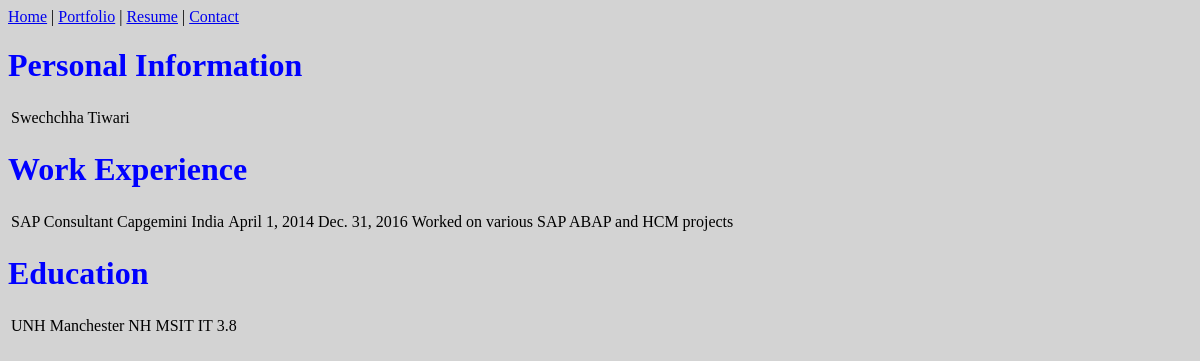
Screenshot of /resume/ with the database file from the repository.
### resume/models.py (models this page shows, shortened)
class Resume(models.Model):
    first_name = models.CharField(max_length=64, null=False, blank=False)
    last_name = models.CharField(max_length=64, null=False, blank=False)
    def get_full_name(self):
        return "{} {}".format(self.first_name,self.last_name)
    def get_experience(self):
        return self.experience_set.all()
    def get_education(self):
        return self.education_set.all()

class Experience(models.Model):
    resume = models.ForeignKey(Resume, on_delete=models.CASCADE, default=1)
    title = models.CharField(max_length=64, null=False, blank=False)
    location = models.CharField(max_length=64, null=False, blank=False)
    start_date = models.DateField()
    end_date = models.DateField()
    description = models.CharField(max_length=255, null=False, blank=True)

class Education(models.Model):
    resume = models.ForeignKey(Resume, on_delete=models.CASCADE, default=1)
    institution_name = models.CharField(max_length=64, null=False, blank=False)
    location = models.CharField(max_length=64, null=False, blank=False)
    degree = models.CharField(max_length=255, null=False, blank=False)
    major = models.CharField(max_length=255, null=False, blank=False)
    gpa = models.FloatField(null = False, blank = False)

### resume/views.py (the view)
# urls.py: 2. Add a URL to urlpatterns:  path('', views.home, name='home')
def home(request):
    resume_qs = Resume.objects.first()
    context = {'res': resume_qs}
    return render(request, 'resume/home.html', context)

### resume/templates/resume/home.html
{% extends 'base.html' %}
{% block content %}
{% if res %}
<H1 style="color:blue;"> Personal Information </H1>
<TABLE>
    <TR>
        <TD>{{res.get_full_name}}</TD>
    </TR>
</TABLE>
{% else %}
<h1>No Data Found! Contact an Admin!</h1>
{% endif %}
{% if res %}
<H1 style="color:blue;"> Work Experience </H1>
{% for exp_new in res.get_experience %}
<TABLE>
    <TR>
        <TD>{{exp_new.title}}</TD>
        <TD>{{exp_new.location}}</TD>
        <TD>{{exp_new.start_date}}</TD>
        <TD>{{exp_new.end_date}}</TD>
        <TD>{{exp_new.description}}</TD>
    </TR>
</TABLE>
{% endfor %}
{% else %}
<h1>No Data Found! Contact an Admin!</h1>
{% endif %}
{% if res %}
<H1 style="color:blue;"> Education </H1>
{% for edu_new in res.get_education %}
<TABLE>
    <TR>
        <TD>{{edu_new.institution_name}}</TD>
        <TD>{{edu_new.location}}</TD>
        <TD>{{edu_new.degree}}</TD>
        <TD>{{edu_new.major}}</TD>
        <TD>{{edu_new.gpa}}</TD>
    </TR>
</TABLE>
{% endfor %}
{% else %}
<h1>No Data Found! Contact an Admin!</h1>
{% endif %}
{% endblock %}

### templates/base.html (shortened to what this page needs)
<!DOCTYPE html>
{% load static %}
<html>
  <head>
    <link rel='stylesheet' href="{% static 'css/style.css' %}" />
  </head>
  <body>
      <nav>
        <a href="{% url 'home' %}">Home</a> |
        <a href="{% url 'portfolio' %}">Portfolio</a> |
        <a href="{% url 'resume:home' %}">Resume</a> |
        <a href="{% url 'contact' %}">Contact</a>
      </nav>
      {% block content %}
      {% endblock %}
  </body>
</html>

### static/css/style.css (style rules this page uses)
body { background-color: lightgray; }

### rows the page displays
Resume: get_full_name "Swechchha Tiwari"
Experience: title "SAP Consultant", location "Capgemini India", start_date "April 1, 2014", end_date "Dec. 31, 2016", description "Worked on various SAP ABAP and HCM projects"
Education: institution_name "UNH", location "Manchester NH", degree "MSIT", major "IT", gpa "3.8"
